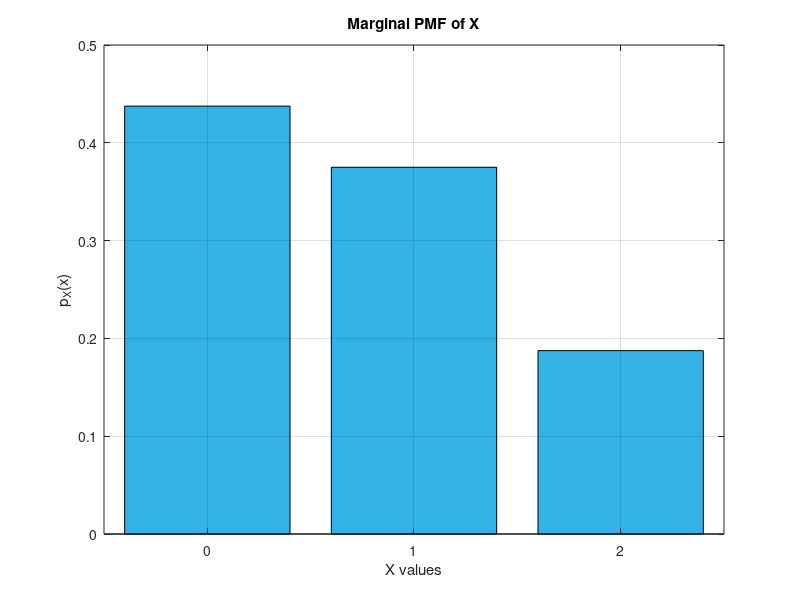

Write MATLAB code to recreate this figure.
% Define the joint PMF table for X and Y
joint_pmf = [3/16, 1/4; 1/8, 4/16; 0, 3/16];

% Sum the joint PMF over Y to get the marginal PMF of X
p_X = sum(joint_pmf, 2);  % Sum across the columns

% Define the possible values of X
x_values = [0, 1, 2];

% Plot the marginal PMF using a bar plot
figure;
bar(x_values, p_X, 'FaceColor', [0.2, 0.7, 0.9]);  % Create a bar plot
xlabel('X values');
ylabel('p_X(x)');
title('Marginal PMF of X');
grid on;